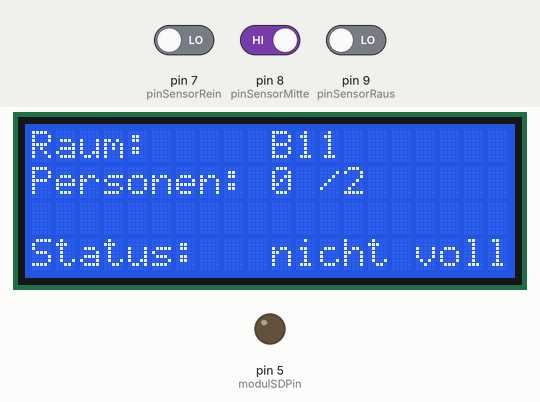
Bench run of a sketch on a simulated Arduino Uno, built with avr-gcc and run on an emulated ATmega328P. On the bench: 20×4 character LCD, output pins drawn as LEDs (lit = HIGH). Inputs (shaded band) come from the test bench; at power-on: pin 8 (pinSensorMitte) HIGH, pin 7 (pinSensorRein) LOW, pin 9 (pinSensorRaus) LOW. Storage starts empty.

Above: at 1.3 s.
1.4 s: pin 8 (pinSensorMitte) driven LOW
At 2.6 s:
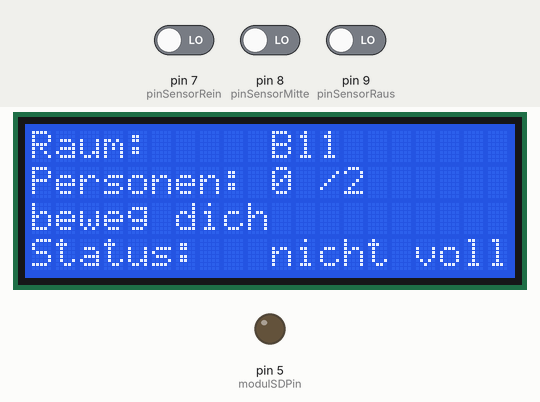
2.9 s: pin 8 (pinSensorMitte) driven HIGH
At 4.1 s:
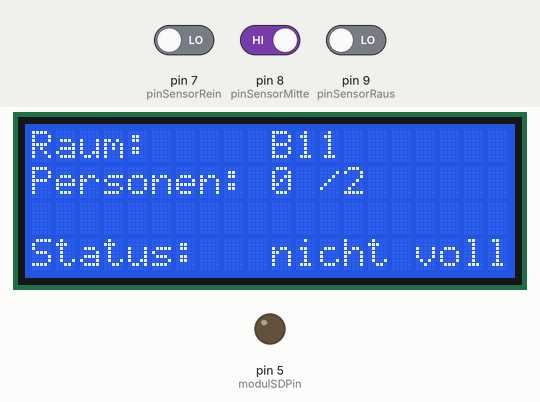
Timing chart, 0 to 5.9 s (numbered marks = the images above; inputs shaded):
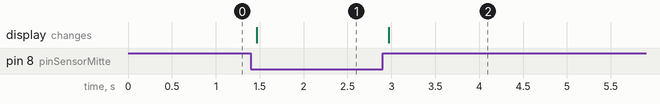

The sketch:

Personenzaehler.ino
```cpp
int maximaleAnzahlPersonen = 2;
int aktuelleAnzahlPersonen = 0;

float zeitMesser = 0.0;
int zeitSprung = 20;
int verzoegerung = 1000;

String raumNummer = "B11";
String Status = "";
char anzahlAenderung = ' ';

int personenZahlGesamt;
int personenZahlRein;
int personenZahlRaus;

#include <Wire.h>
#include <LiquidCrystal_I2C.h>
LiquidCrystal_I2C lcd = LiquidCrystal_I2C(0x27, 20, 4);

#include "SPI.h"
#include "SD.h"
int modulSDPin = 5;
File myFile;
String Dateiname = "zaehl3.txt";  //konfigurierbar

int pinSensorRein = 7;
int pinSensorMitte = 8;
int pinSensorRaus = 9;

void setup() {

  Serial.begin(9600);

  pinMode(pinSensorRein, INPUT);
  pinMode(pinSensorMitte, INPUT);
  pinMode(pinSensorRaus, INPUT);

  lcd.init();
  lcd.backlight();

  pinMode(modulSDPin, OUTPUT);

  if(!SD.begin(modulSDPin))
  {
    Serial.print("SD Fail");
    lcd.setCursor(0,3);
    lcd.print("SD Fail");
    while(1);
  }

  SD.begin(modulSDPin);
  myFile = SD.open(Dateiname, FILE_WRITE);
  myFile.print("Raumnummer: ;");
  myFile.print(raumNummer);
  myFile.println(";");
  myFile.println("Zeitstempel [s]; Maximal erlaubte anzahl Personen; anzahl Personen im Raum; Anzahlaenderung; Personenzahl Gesamt; Personenzahl Gesamt raus; Personenzahl Gesamt rein; Status;");
  myFile.close();
}

void loop() {

      lcd.setCursor(0, 0);
      lcd.print("Raum: ");
      lcd.setCursor(10, 0);
      lcd.print(raumNummer);

      lcd.setCursor(0,1);
      lcd.print("Personen: ");
      lcd.setCursor(10,1);
      lcd.print("  ");
      lcd.setCursor(10,1);
      lcd.print(aktuelleAnzahlPersonen);
      lcd.setCursor(12,1);
      lcd.print("/");
      lcd.setCursor(13,1);
      lcd.print(maximaleAnzahlPersonen);

      lcd.setCursor(0,3);
      lcd.print("Status: ");

      if(digitalRead(pinSensorMitte) !=1)
      {
        while(digitalRead(pinSensorMitte) !=1)
        {
          lcd.setCursor(0,2);
          lcd.print("beweg dich");
          zeitMesserErhoehung();
          Status = "Durchgang wird blockiert";
          anzahlAenderung = '0';
          Speichern();
          delay(zeitSprung);
        }

        lcd.setCursor(0,2);
        lcd.print("          ");
        Status = "Durchgang wieder frei";
        anzahlAenderung = '0';
        Speichern();
      }
        if(aktuelleAnzahlPersonen>=maximaleAnzahlPersonen)
        {
          Status = "voll";
        }
        if(aktuelleAnzahlPersonen<maximaleAnzahlPersonen)
        {
          Status = "nicht voll";
        }
      lcd.setCursor(10,3);
      lcd.print("          ");
      lcd.setCursor(10,3);
      lcd.print(Status);

    if(digitalRead(pinSensorRaus) !=1)
    {
      int fertig = 0;
      while(fertig == 0)
      {
        if(digitalRead(pinSensorMitte) != 1)
        {
          fertig = 1;
          if(fertig == 1)
          {
            personenZahlGesamt++;
            if(aktuelleAnzahlPersonen>0)
            {
              personenZahlRaus++;
              aktuelleAnzahlPersonen--;
              anzahlAenderung = '-';
              Speichern();
            }
          }
        }
        if(digitalRead(pinSensorRein) != 1)
        {
          fertig = 1;
        }
        delay(zeitSprung);
        zeitMesserErhoehung();
      }

    }

    if(digitalRead(pinSensorRein) !=1)
    {
      int fertig = 0;
      while(fertig == 0)
      {
        if(digitalRead(pinSensorMitte) != 1)
        {
          fertig = 1;
          if(fertig == 1)
          {
            personenZahlGesamt++;
            personenZahlRein++;
            aktuelleAnzahlPersonen++;
            anzahlAenderung = '+';
            Speichern();
          }
        }
        if(digitalRead(pinSensorRaus) != 1)
        {
          fertig = 1;
        }
        delay(zeitSprung);
        zeitMesserErhoehung();
      }
    }

    delay(zeitSprung);
    zeitMesserErhoehung();
}
void zeitMesserErhoehung()
{
  zeitMesser = zeitMesser+((float)zeitSprung/1000);
}

void Speichern()
{
  myFile = SD.open(Dateiname, FILE_WRITE);
  myFile.print(zeitMesser, 3);
  myFile.print(";");
  myFile.print(maximaleAnzahlPersonen);
  myFile.print(";");
  myFile.print(aktuelleAnzahlPersonen);
  myFile.print(";");
  myFile.print(anzahlAenderung);
  myFile.print(";");
  myFile.print(personenZahlGesamt);
  myFile.print(";");
  myFile.print(personenZahlRaus);
  myFile.print(";");
  myFile.print(personenZahlRein);
  myFile.print(";");
  myFile.print(Status);
  myFile.println(";");
  myFile.close();
}
```

Measured:
- after the input at 1.4 s, the display: changes after 0.06 s (image 1)
- after the input at 2.9 s, the display: changes after 0.07 s (image 2)
